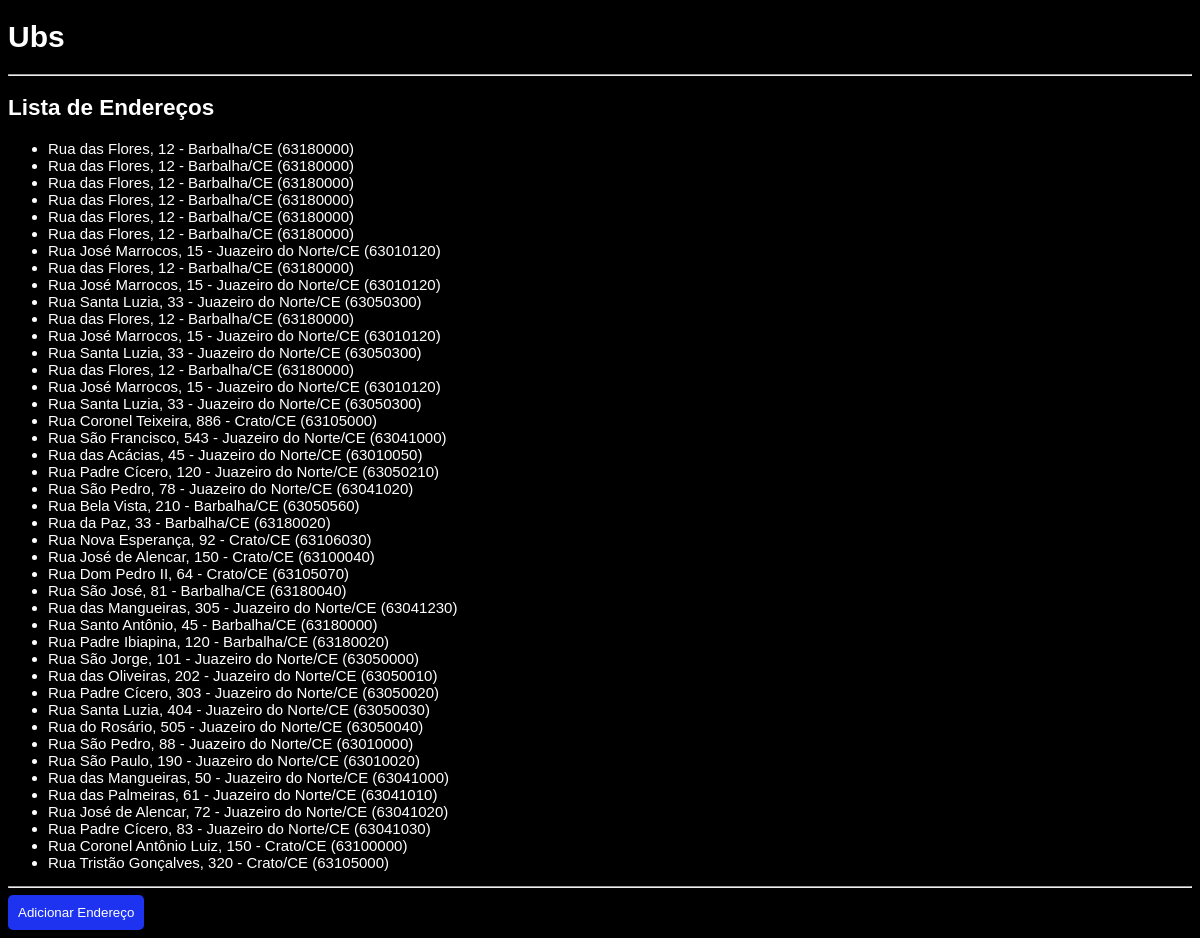
Screenshot of /ubs/enderecos/lista/ with the database file from the repository.
### ubs/models/address.py (models this page shows)
class Address(models.Model):
    cep = models.CharField(max_length=20)
    state = models.CharField(max_length=100)
    city = models.CharField(max_length=100)
    neigh = models.CharField(max_length=100)
    street = models.CharField(max_length=255)
    number = models.CharField(max_length=20)
    def __str__(self):
        return f"{self.street}, {self.number} - {self.city}/{self.state} ({self.cep})"

### ubs/views/address_views.py (the view)
# urls.py: path('enderecos/lista/', address_views.list_address, name='list_address'),
def list_address(request):
    addresses = Address.objects.all()
    return render(request, 'ubs/address/list.html', {'addresses': addresses})

### ubs/templates/ubs/address/list.html (shortened to what this page needs)
{% extends 'ubs/base.html' %}
{% block corpo %}
    <h2>Lista de Endereços</h2>
    {% if addresses %}
        <ul>
            {% for addr in addresses %}
                <li>
                    <a href="{% url 'detail_address' addr.id %}">
                        {{ addr }}
                    </a>
                </li>
            {% endfor %}
        </ul>
    {% else %}
        <p>Nenhum endereço encontrado.</p>
    {% endif %}
    <hr>
    <a href="{% url 'create_address' %}">
        <button style="padding: 10px; background-color: rgb(30, 51, 239); color: white; border: none; border-radius: 5px;">
            Adicionar Endereço
        </button>
    </a>
{% endblock %}

### ubs/static/ubs/style.css (style rules this page uses)
body { font-family: Arial, Arial, Helvetica, sans-serif; font-size: 15px; background-color: #000; color: #fff; }
hi, h2 { font-weight: bold; }
a { color: #fff; text-decoration: none; }

### rows the page displays
Address: street+number+city "Rua das Flores, 12 - Barbalha/CE (63180000)"
Address: street+number+city "Rua das Flores, 12 - Barbalha/CE (63180000)"
Address: street+number+city "Rua das Flores, 12 - Barbalha/CE (63180000)"
Address: street+number+city "Rua das Flores, 12 - Barbalha/CE (63180000)"
Address: street+number+city "Rua das Flores, 12 - Barbalha/CE (63180000)"
Address: street+number+city "Rua das Flores, 12 - Barbalha/CE (63180000)"
Address: street+number+city "Rua José Marrocos, 15 - Juazeiro do Norte/CE (63010120)"
Address: street+number+city "Rua das Flores, 12 - Barbalha/CE (63180000)"
Address: street+number+city "Rua José Marrocos, 15 - Juazeiro do Norte/CE (63010120)"
Address: street+number+city "Rua Santa Luzia, 33 - Juazeiro do Norte/CE (63050300)"
Address: street+number+city "Rua das Flores, 12 - Barbalha/CE (63180000)"
Address: street+number+city "Rua José Marrocos, 15 - Juazeiro do Norte/CE (63010120)"
Address: street+number+city "Rua Santa Luzia, 33 - Juazeiro do Norte/CE (63050300)"
Address: street+number+city "Rua das Flores, 12 - Barbalha/CE (63180000)"
Address: street+number+city "Rua José Marrocos, 15 - Juazeiro do Norte/CE (63010120)"
Address: street+number+city "Rua Santa Luzia, 33 - Juazeiro do Norte/CE (63050300)"
Address: street+number+city "Rua Coronel Teixeira, 886 - Crato/CE (63105000)"
Address: street+number+city "Rua São Francisco, 543 - Juazeiro do Norte/CE (63041000)"
Address: street+number+city "Rua das Acácias, 45 - Juazeiro do Norte/CE (63010050)"
Address: street+number+city "Rua Padre Cícero, 120 - Juazeiro do Norte/CE (63050210)"
Address: street+number+city "Rua São Pedro, 78 - Juazeiro do Norte/CE (63041020)"
Address: street+number+city "Rua Bela Vista, 210 - Barbalha/CE (63050560)"
Address: street+number+city "Rua da Paz, 33 - Barbalha/CE (63180020)"
Address: street+number+city "Rua Nova Esperança, 92 - Crato/CE (63106030)"
Address: street+number+city "Rua José de Alencar, 150 - Crato/CE (63100040)"
Address: street+number+city "Rua Dom Pedro II, 64 - Crato/CE (63105070)"
Address: street+number+city "Rua São José, 81 - Barbalha/CE (63180040)"
Address: street+number+city "Rua das Mangueiras, 305 - Juazeiro do Norte/CE (63041230)"
Address: street+number+city "Rua Santo Antônio, 45 - Barbalha/CE (63180000)"
Address: street+number+city "Rua Padre Ibiapina, 120 - Barbalha/CE (63180020)"
Address: street+number+city "Rua São Jorge, 101 - Juazeiro do Norte/CE (63050000)"
Address: street+number+city "Rua das Oliveiras, 202 - Juazeiro do Norte/CE (63050010)"
Address: street+number+city "Rua Padre Cícero, 303 - Juazeiro do Norte/CE (63050020)"
Address: street+number+city "Rua Santa Luzia, 404 - Juazeiro do Norte/CE (63050030)"
Address: street+number+city "Rua do Rosário, 505 - Juazeiro do Norte/CE (63050040)"
Address: street+number+city "Rua São Pedro, 88 - Juazeiro do Norte/CE (63010000)"
Address: street+number+city "Rua São Paulo, 190 - Juazeiro do Norte/CE (63010020)"
Address: street+number+city "Rua das Mangueiras, 50 - Juazeiro do Norte/CE (63041000)"
Address: street+number+city "Rua das Palmeiras, 61 - Juazeiro do Norte/CE (63041010)"
Address: street+number+city "Rua José de Alencar, 72 - Juazeiro do Norte/CE (63041020)"
Address: street+number+city "Rua Padre Cícero, 83 - Juazeiro do Norte/CE (63041030)"
Address: street+number+city "Rua Coronel Antônio Luiz, 150 - Crato/CE (63100000)"
Address: street+number+city "Rua Tristão Gonçalves, 320 - Crato/CE (63105000)"
